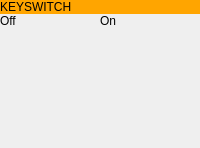
    <widget class="QWidget" name="widget" native="true">
     <layout class="QVBoxLayout" name="verticalLayout_7">
      <property name="spacing">
       <number>0</number>
      </property>
      <property name="leftMargin">
       <number>0</number>
      </property>
      <property name="topMargin">
       <number>0</number>
      </property>
      <property name="rightMargin">
       <number>0</number>
      </property>
      <property name="bottomMargin">
       <number>0</number>
      </property>
      <item>
       <widget class="QLabel" name="label_2">
        <property name="styleSheet">
         <string notr="true">QLabel {
    background-color: orange;
}</string>
        </property>
        <property name="text">
         <string>KEYSWITCH</string>
        </property>
       </widget>
      </item>
      <item>
       <layout class="QHBoxLayout" name="horizontalLayout_9">
        <item>
         <widget class="QLabel" name="label_4">
          <property name="text">
           <string>Off</string>
          </property>
         </widget>
        </item>
        <item>
         <widget class="QLabel" name="label_3">
          <property name="text">
           <string>On</string>
          </property>
          <property name="alignment">
           <set>Qt::AlignLeading|Qt::AlignLeft|Qt::AlignVCenter</set>
          </property>
         </widget>
        </item>
       </layout>
      </item>
      <item>
       <widget class="QLabel" name="switcher">
        <property name="minimumSize">
         <size>
          <width>80</width>
          <height>80</height>
         </size>
        </property>
        <property name="maximumSize">
         <size>
          <width>80</width>
          <height>80</height>
         </size>
        </property>
        <property name="text">
         <string/>
        </property>
        <property name="pixmap">
         <pixmap resource="../resources/CimtexResources.qrc">:/images/switcher_off.png</pixmap>
        </property>
        <property name="scaledContents">
         <bool>true</bool>
        </property>
        <property name="alignment">
         <set>Qt::AlignCenter</set>
        </property>
        <property name="wordWrap">
         <bool>false</bool>
        </property>
       </widget>
      </item>
      <item>
       <spacer name="verticalSpacer">
        <property name="orientation">
         <enum>Qt::Vertical</enum>
        </property>
        <property name="sizeHint" stdset="0">
         <size>
          <width>20</width>
          <height>40</height>
         </size>
        </property>
       </spacer>
      </item>
     </layout>
    </widget>
